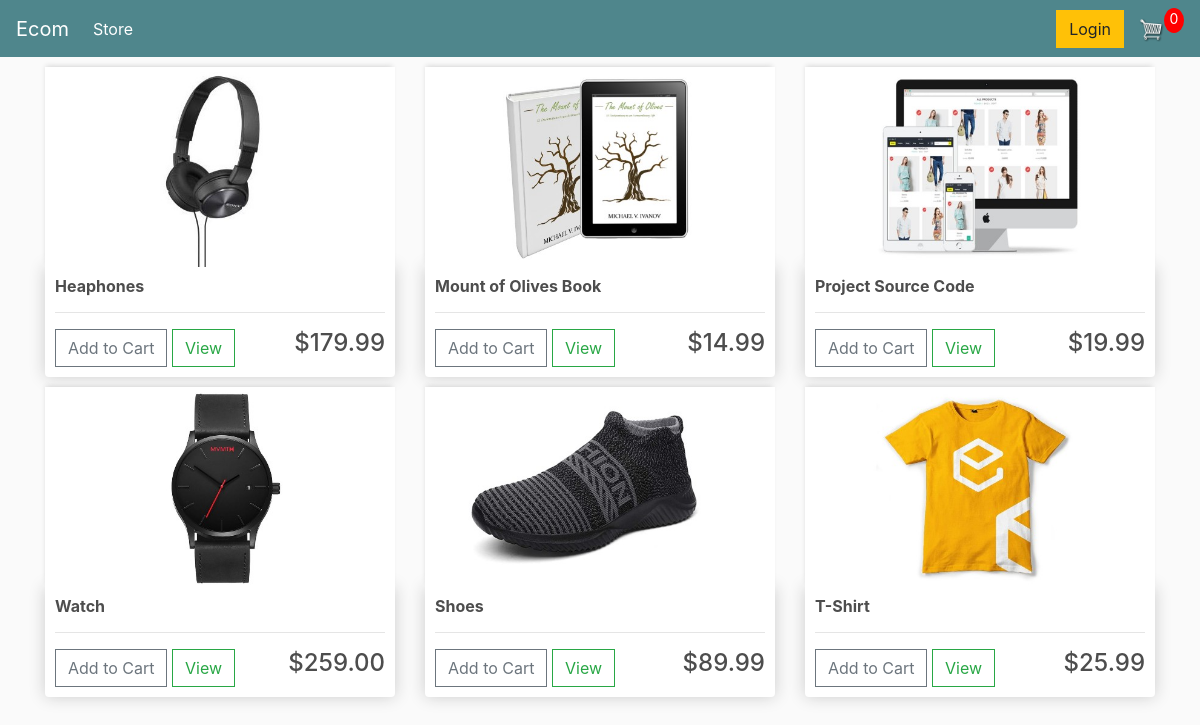
The page / on the database its author committed.
### store/models.py (models this page shows, shortened)
class Product(models.Model):
    name = models.CharField(max_length=200,null=True)
    price = models.DecimalField(max_digits=7, decimal_places=2)
    digital = models.BooleanField(default=False, null=True, blank=False)
    image = models.ImageField(null=True, blank=True)
    @property
    def imageURL(self):
        try:
            url = self.image.url
        except:
            url = ''
        return url

### store/views.py (the view)
# urls.py: path('', include('store.urls')),
def store(request):
    data = cartData(request)
    cartItems = data['cartItems']
    products = Product.objects.all()
    context = {'products':products, 'cartItems':cartItems}
    return render(request, 'store/store.html',context)

### store/utils.py (called while the page is built, shortened)
def cookiesCart(request):
    try:
        cart = json.loads(request.COOKIES['cart'])
    except:
        cart = {}
    print('Cart ',cart)
    items = []
    order = {'get_cart_total':0, 'get_cart_items':0, 'shipping':False}
    cartItems = order['get_cart_items']
    return {'cartItems':cartItems, 'order':order, 'items':items}

def cartData(request):
    if request.user.is_authenticated:
        customer = request.user.customer
        order, created = Order.objects.get_or_create(customer=customer, complete=False)
        items = order.orderitem_set.all()
        cartItems = order.get_cart_items
    else:
        cookieData = cookiesCart(request)
        cartItems = cookieData['cartItems']
        order = cookieData['order']
        items = cookieData['items']
    return {'cartItems':cartItems, 'order':order, 'items':items}

### store/templates/store/store.html
{% extends 'store/main.html' %}
{% load static %}
{% block content%}
    <div class="row">
        {% for product in products %}
        <div class="col-lg-4">
            <img class="thumbnail" src="{{product.imageURL}}" alt="">
            <div class="box-element product">
                <h6><strong>{{product.name}}</strong></h6>
                <hr>
                <button data-product={{product.id}} data-action="add" class="btn btn-outline-secondary add-btn update-cart">Add to Cart</button>
                <a class="btn btn-outline-success" href="#">View</a>
                <h4 style="display: inline-block; float: right;">${{product.price|floatformat:2}}</h4>
            </div>
        </div>
        {% endfor %}
    </div>
{% endblock content%}

### store/templates/store/main.html (shortened to what this page needs)
<!DOCTYPE html>
{% load static %}
<html lang="en">
<head>
    <link rel="stylesheet" href="https://stackpath.bootstrapcdn.com/bootstrap/4.5.0/css/bootstrap.min.css">
    <link rel="stylesheet" href="{% static 'css/main.css' %}">
</head>
<body>
    <nav class="navbar navbar-expand-lg navbar-dark bg-dark">
        <a class="navbar-brand" href="{% url 'store' %}">Ecom</a>
        <div class="collapse navbar-collapse" id="navbarSupportedContent">
          <ul class="navbar-nav mr-auto">
            <li class="nav-item active">
              <a class="nav-link" href="{% url 'store' %}">Store <span class="sr-only">(current)</span></a>
            </li>
          </ul>
          <div class="form-inline my-2 my-lg-0">
            <a href="#" class="btn btn-warning">Login</a>
            <a href="{% url 'cart' %}">
                <img src="{% static 'images/cart.png'%}" id="cart-icon" alt="">
            </a>
            <p id="cart-total">{{cartItems}}</p>
          </div>
        </div>
      </nav>
    <div class="container">
        {% block content %}
        {% endblock content %}
    </div>
</body>
</html>

### static/css/main.css (style rules this page uses)
body { background-color: hsl(0, 0%, 98%); }
h1,h2,h3,h4,h5,h6 { color:hsl(0, 0%, 30%); }
.box-element { box-shadow:hsl(0, 0%, 80%) 0 0 16px; background-color: #fff; border-radius: 4px; padding: 10px; }
.thumbnail { width: 100%; height: 200px; -webkit-box-shadow: -1px -3px 5px -2px rgba(214,214,214,1); -moz-box-shadow: -1px -3px 5px -2px rgba(214,214,214,1); box-shadow: -1px -3px 5px -2px rgba(214,214,214,1); }
.product { border-radius: 0 0 4px 4px; }
.bg-dark { background-color: #4f868c!important; }
#cart-icon { width:25px; display: inline-block; margin-left: 15px; }
#cart-total { display: block; text-align: center; color:#fff; background-color: red; width: 20px; height: 25px; border-radius: 50%; font-size: 14px; }
.col-lg-4, .col-lg-6, .col-lg-8, .col-lg-12 { margin-top: 10px; }
.btn { border-radius: 0; }

### rows shown on the page
Product: imageURL (picture), name "Heaphones", price "179.99"
Product: imageURL (picture), name "Mount of Olives Book", price "14.99"
Product: imageURL (picture), name "Project Source Code", price "19.99"
Product: imageURL (picture), name "Watch", price "259.00"
Product: imageURL (picture), name "Shoes", price "89.99"
Product: imageURL (picture), name "T-Shirt", price "25.99"

### other values the page prints
{{ cartItems }} "0"
